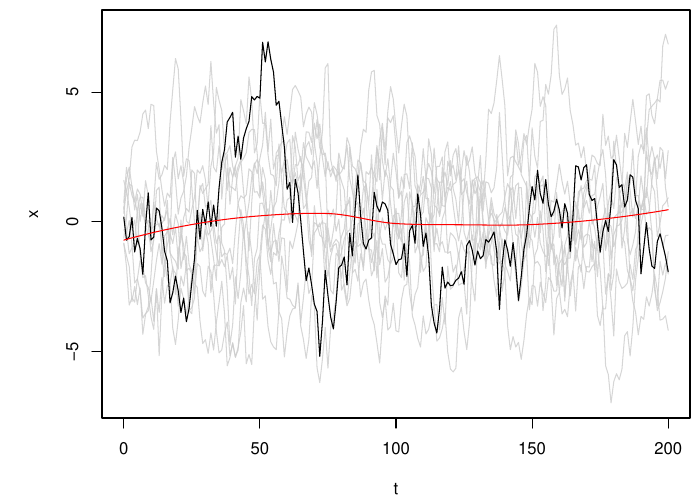

The script that saved this image:
set.seed(1)

# Set parameters
alpha <- 0.91
sigma <- 1
n_particles <- 10L
n_threads <- 1L
seed <- 1L
end_step <- 200
steps <- seq(0, end_step, by = 1)

# Load model from dust package
volatility <- dust::dust_example("volatility")
mod <- volatility$new(list(alpha = alpha, sigma = sigma), step = 0,
                      n_particles = n_particles, n_threads = n_threads, seed = seed)
mod$set_state(matrix(rnorm(n_particles, 0, 1), 1, n_particles))
res <- dust::dust_iterate(mod, steps)

# Plot all particle trajectories in gray at 80% opacity
pdf("figure3.pdf", width = 7, height = 5)
par(mar = c(4.1, 5.1, 0.5, 0.5))
matplot(steps, t(res[1, ,]), type = "l", xlab = "t", ylab = "x",
        col = rgb(red = 0.8, green = 0.8, blue = 0.8, alpha = 0.8),
        lty = 1, ylim = range(res))
# Overplot the second trajectory in black
matlines(steps, res[1,2,], col = "#000000", lty = 1)
# Add a loess regression line in red
matlines(steps, predict(loess(apply(res[1,,], MARGIN = 2, mean) ~ steps)), col = "#ff0000", lty = 1)
dev.off()

